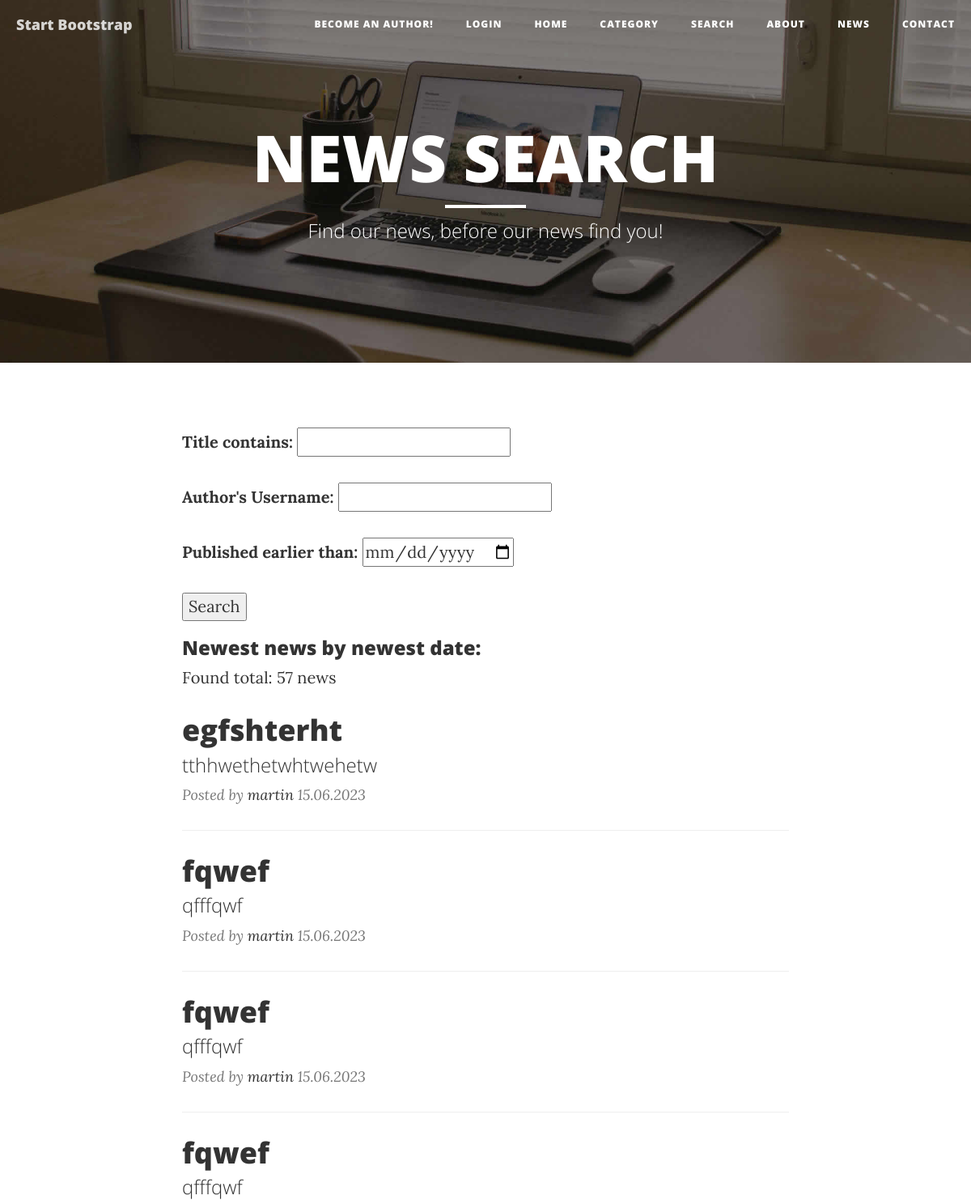
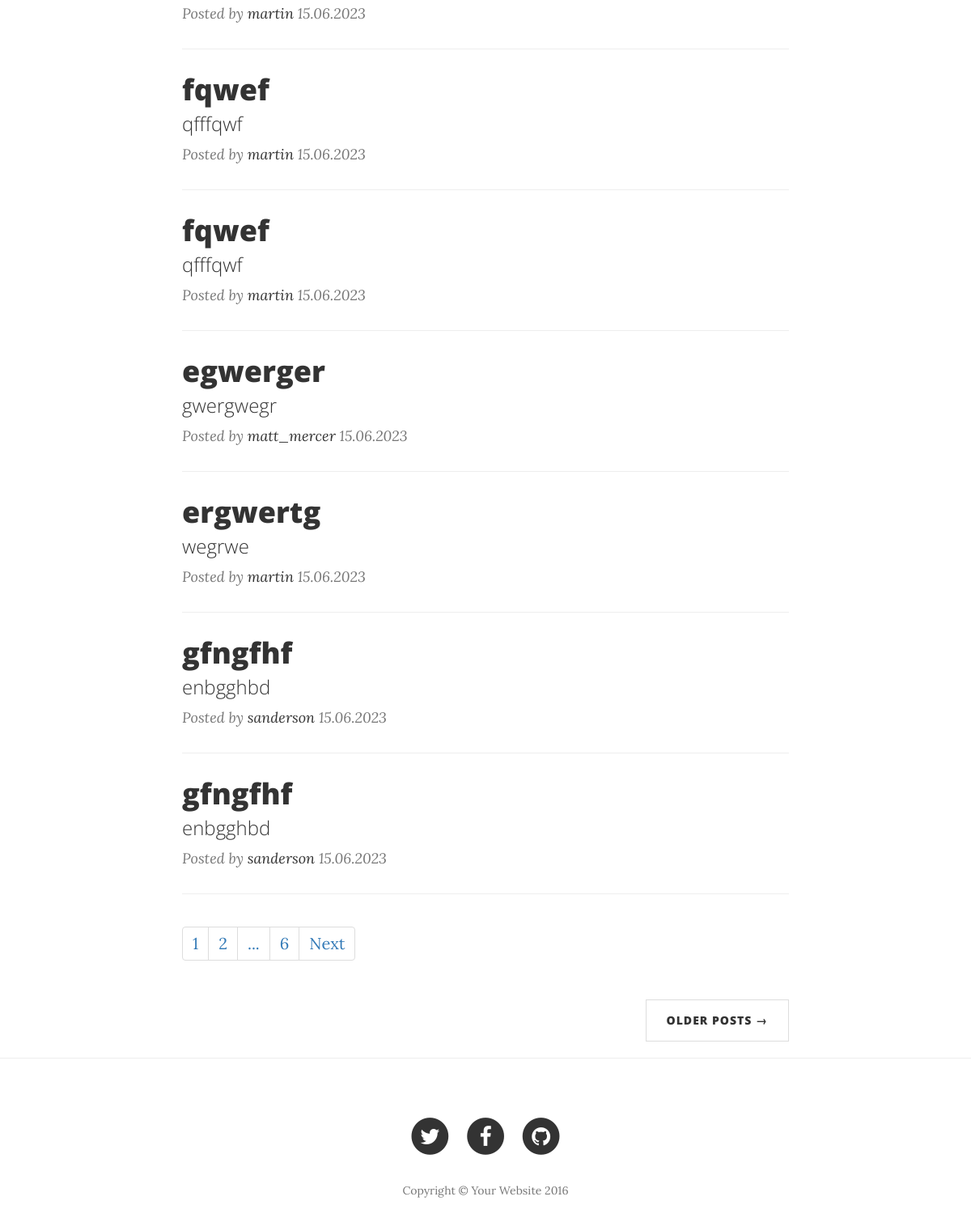
The app's page /news/search/ with its own data (2 pictures, top to bottom).
### news/models.py (models this page shows, shortened)
class Post(models.Model):
    author = models.ForeignKey(Author, on_delete=models.CASCADE)
    type = models.CharField(max_length=1, choices=POST_TYPE)
    publication_date = models.DateField(auto_now_add = True)
    title = models.CharField(max_length=100)
    content = models.TextField()
    rating = models.IntegerField(default = 0)
    category = models.ManyToManyField(Category, through='PostCategory')

class Author(models.Model):
    user = models.OneToOneField(User, on_delete=models.CASCADE)
    rating = models.IntegerField(default = 0)

### news/views.py (the view)
# urls.py: path('search/', SearchNewsList.as_view(), name="search_news"),
class SearchNewsList(ListView):
    model = Post
    ordering = '-publication_date'
    queryset = Post.objects.filter(type='N')  # Filter for returting only News from posts
    template_name = 'search_news.html'
    context_object_name = 'search_news_list'
    paginate_by = 10
    def get_queryset(self):
        queryset = super().get_queryset()
        self.filterset = PostFilter(self.request.GET, queryset)
        return self.filterset.qs
    def get_context_data(self, **kwargs):
        context = super().get_context_data(**kwargs)
        context['filterset'] = self.filterset
        return context

### news/templatetags/custom_filters.py (called while the page is built)
@register.filter()
def censor(value):
    if not isinstance(value, str):
        raise ValueError("Filter *censor* only operates with str type, not", type(value))
    text = value.lower() # using extra variable to keep original register... original
    for word in BLACKLIST:
        i = 0
        while i < 100:
            i += 1
            cursor = text.find(word) # if none found, returns -1, else - returns the position of first character
            if cursor != -1:
                censored_word = "*" * (len(word) - 1) # asterisks without first letter
                value = censored_word.join([value[:cursor + 1], value[cursor + len(word):]])
                text = value.lower()
            else:
                break
    return value

### news/templatetags/custom_tags.py (called while the page is built)
@register.simple_tag(takes_context=True)
def url_replace(context, **kwargs):
   d = context['request'].GET.copy()
   for k, v in kwargs.items():
       d[k] = v
   return d.urlencode()

@register.filter('in_group')
def in_group(user, group_name):
    return user.groups.filter(name=group_name).exists()

### templates/search_news.html (shortened to what this page needs)
{% extends 'flatpages/default.html' %}
{% load custom_filters %}
{% load custom_tags %}
{% block title %}
NEWS SEARCH
{% endblock title %}
{% block undertitle %}
Find our news, before our news find you!
{% endblock undertitle %}
{% block content %}
<div class="container">
    <div class="row">
        <div class="col-lg-8 col-lg-offset-2 col-md-10 col-md-offset-1">
            <form action="" method="get">
                {{ filterset.form.as_p }}
                <input type="submit" value="Search" />
            </form>
            <h3>Newest news by newest date: </h3>
            Found total: {{ page_obj.paginator.count }} news
            {% for news in search_news_list %}
                <div class="post-preview">
                    <a href="http://127.0.0.1:8000/news/{{ news.pk }}">
                        <h2 class="post-title">
                            {{ news.title|censor }}
                        </h2>
                        <h3 class="post-subtitle">
                            {{ news.content|truncatewords:20|censor }}
                        </h3>
                    </a>
                    <p class="post-meta">
                        Posted by <a href="#">{{ news.author.user.username }}</a>
                        {{ news.publication_date|date:'d.m.Y' }}
                    </p>
                </div>
                <hr>
            {% empty %}
                <h1>No news, yet! Hold on</h1>
                <hr>
            {% endfor %}
           <nav aria-label="Page navigation example">
               <ul class="pagination">
                     <li class="page-item"><a class="page-link" href="?{% url_replace page='#' %}">{{ page_obj.number }}</a></li>
                   {% if page_obj.has_next %}
                        <li class="page-item">
                            <a class="page-link" href="?{% url_replace page=page_obj.next_page_number %}">
                                {{ page_obj.next_page_number }}</a>
                        </li>
                        {% if paginator.num_pages != page_obj.next_page_number %}
                            <li class="page-item"><a class="page-link" href="?{% url_replace page='#' %}">...</a></li>
                            <li class="page-item"><a class="page-link" href="?{% url_replace page=page_obj.paginator.num_pages %}">
                                {{ page_obj.paginator.num_pages }}</a></li>
                        {% endif %}
                   {% endif %}
                   {% if page_obj.has_next %}
                     <li class="page-item"><a class="page-link" href="?{% url_replace page=page_obj.next_page_number %}">Next</a></li>
                   {% endif %}
               </ul>
           </nav>
            <ul class="pager">
                <li class="next">
                    <a href="#">Older Posts &rarr;</a>
                </li>
            </ul>
        </div>
    </div>
</div>
{% endblock content %}

### records on screen
Post: title|censor "egfshterht", content|censor "tthhwethetwhtwehetw", author.user.username "martin", publication_date "15.06.2023"
Post: title|censor "fqwef", content|censor "qfffqwf", author.user.username "martin", publication_date "15.06.2023"
Post: title|censor "fqwef", content|censor "qfffqwf", author.user.username "martin", publication_date "15.06.2023"
Post: title|censor "fqwef", content|censor "qfffqwf", author.user.username "martin", publication_date "15.06.2023"
Post: title|censor "fqwef", content|censor "qfffqwf", author.user.username "martin", publication_date "15.06.2023"
Post: title|censor "fqwef", content|censor "qfffqwf", author.user.username "martin", publication_date "15.06.2023"
Post: title|censor "egwerger", content|censor "gwergwegr", author.user.username "matt_mercer", publication_date "15.06.2023"
Post: title|censor "ergwertg", content|censor "wegrwe", author.user.username "martin", publication_date "15.06.2023"
Post: title|censor "gfngfhf", content|censor "enbgghbd", author.user.username "sanderson", publication_date "15.06.2023"
Post: title|censor "gfngfhf", content|censor "enbgghbd", author.user.username "sanderson", publication_date "15.06.2023"

### other values on screen
{{ page_obj.paginator.count }} "57"
{{ page_obj.number }} "1"
{{ page_obj.next_page_number }} "2"
{{ page_obj.paginator.num_pages }} "6"
